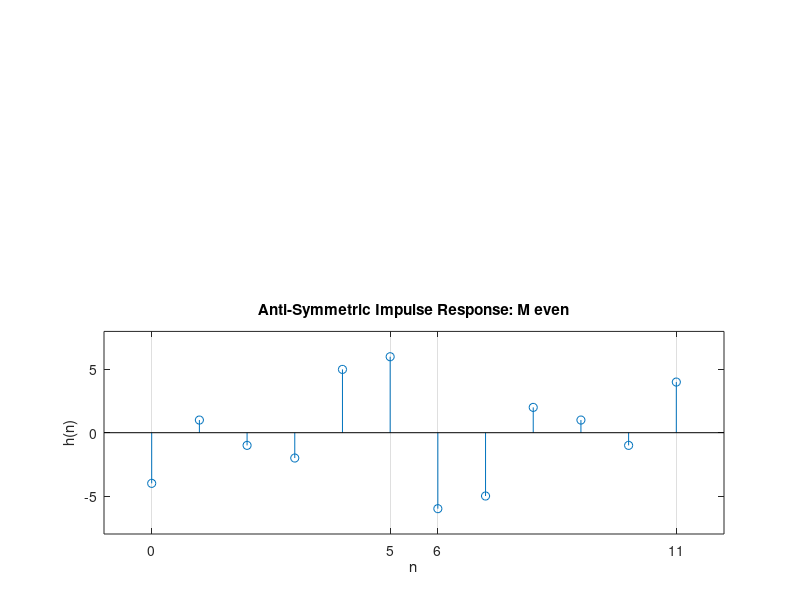

This figure's MATLAB source: (Note: this script raises an error after producing the figure.)
% Chapter 7 Matlab Figure on 

%           Anti-sym impulse response odd M

%

subplot(1,1,1)

% ODD M

h = [-4,1,-1,-2,5,6,-6,-5,2,1,-1,4];

M = length(h); n = 0:M-1; alpha = (M-1)/2;

subplot(2,1,2);

stem(n,h); axis([-1,M,-8,8]);

title('Anti-Symmetric Impulse Response: M even')

xlabel('n'); ylabel('h(n)')

set(gca,'XTickMode','manual','XTick',[0,5,6,11],'Xgrid','on')

set(gca,'XTickLabelMode','manual',...

        'XTickLabels',['  0  ';'M/2+1';' M/2 ';' M-1 '])

set(gca,'YTickMode','manual','YTick',[0],'Ygrid','off')

set(gca,'YTickLabelMode','manual','YTickLabels',['0'])
